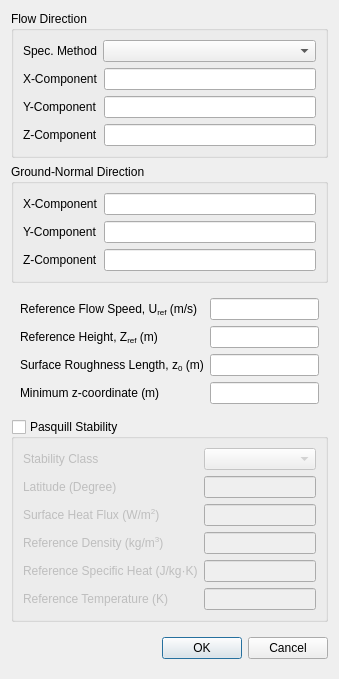
<?xml version="1.0" encoding="UTF-8"?>
<ui version="4.0">
 <class>ABLInletDialog</class>
 <widget class="QDialog" name="ABLInletDialog">
  <property name="geometry">
   <rect>
    <x>0</x>
    <y>0</y>
    <width>339</width>
    <height>662</height>
   </rect>
  </property>
  <property name="windowTitle">
   <string>ABL Inlet Boundary Condition</string>
  </property>
  <layout class="QVBoxLayout" name="verticalLayout_2">
   <item>
    <widget class="QWidget" name="dialogContents" native="true">
     <layout class="QVBoxLayout" name="verticalLayout">
      <property name="leftMargin">
       <number>0</number>
      </property>
      <property name="topMargin">
       <number>0</number>
      </property>
      <property name="rightMargin">
       <number>0</number>
      </property>
      <property name="bottomMargin">
       <number>0</number>
      </property>
      <item>
       <widget class="QGroupBox" name="groupBox">
        <property name="title">
         <string>Flow Direction</string>
        </property>
        <layout class="QVBoxLayout" name="verticalLayout_3">
         <item>
          <widget class="QWidget" name="widget_2" native="true">
           <layout class="QFormLayout" name="formLayout">
            <property name="leftMargin">
             <number>0</number>
            </property>
            <property name="topMargin">
             <number>0</number>
            </property>
            <property name="rightMargin">
             <number>0</number>
            </property>
            <property name="bottomMargin">
             <number>0</number>
            </property>
            <item row="0" column="0">
             <widget class="QLabel" name="label_11">
              <property name="text">
               <string>Spec. Method</string>
              </property>
             </widget>
            </item>
            <item row="0" column="1">
             <widget class="PythonComboBox" name="flowDirectionSpecMethod"/>
            </item>
           </layout>
          </widget>
         </item>
         <item>
          <widget class="QWidget" name="flowDirection" native="true">
           <layout class="QFormLayout" name="formLayout_5">
            <property name="leftMargin">
             <number>0</number>
            </property>
            <property name="topMargin">
             <number>0</number>
            </property>
            <property name="rightMargin">
             <number>0</number>
            </property>
            <property name="bottomMargin">
             <number>0</number>
            </property>
            <item row="0" column="0">
             <widget class="QLabel" name="label">
              <property name="text">
               <string>X-Component</string>
              </property>
             </widget>
            </item>
            <item row="0" column="1">
             <widget class="BatchableFloatEdit" name="flowDirectionXComponent">
              <property name="sizePolicy">
               <sizepolicy hsizetype="Expanding" vsizetype="Fixed">
                <horstretch>0</horstretch>
                <verstretch>0</verstretch>
               </sizepolicy>
              </property>
             </widget>
            </item>
            <item row="1" column="0">
             <widget class="QLabel" name="label_2">
              <property name="text">
               <string>Y-Component</string>
              </property>
             </widget>
            </item>
            <item row="1" column="1">
             <widget class="BatchableFloatEdit" name="flowDirectionYComponent">
              <property name="sizePolicy">
               <sizepolicy hsizetype="Expanding" vsizetype="Fixed">
                <horstretch>0</horstretch>
                <verstretch>0</verstretch>
               </sizepolicy>
              </property>
             </widget>
            </item>
            <item row="2" column="0">
             <widget class="QLabel" name="label_3">
              <property name="text">
               <string>Z-Component</string>
              </property>
             </widget>
            </item>
            <item row="2" column="1">
             <widget class="BatchableFloatEdit" name="flowDirectionZComponent">
              <property name="sizePolicy">
               <sizepolicy hsizetype="Expanding" vsizetype="Fixed">
                <horstretch>0</horstretch>
                <verstretch>0</verstretch>
               </sizepolicy>
              </property>
             </widget>
            </item>
           </layout>
          </widget>
         </item>
        </layout>
       </widget>
      </item>
      <item>
       <widget class="QGroupBox" name="groupBox_2">
        <property name="title">
         <string>Ground-Normal Direction</string>
        </property>
        <layout class="QFormLayout" name="formLayout_2">
         <item row="0" column="0">
          <widget class="QLabel" name="label_4">
           <property name="text">
            <string>X-Component</string>
           </property>
          </widget>
         </item>
         <item row="0" column="1">
          <widget class="BatchableFloatEdit" name="groundNormalDirectionXComponent">
           <property name="sizePolicy">
            <sizepolicy hsizetype="Expanding" vsizetype="Fixed">
             <horstretch>0</horstretch>
             <verstretch>0</verstretch>
            </sizepolicy>
           </property>
          </widget>
         </item>
         <item row="1" column="0">
          <widget class="QLabel" name="label_5">
           <property name="text">
            <string>Y-Component</string>
           </property>
          </widget>
         </item>
         <item row="1" column="1">
          <widget class="BatchableFloatEdit" name="groundNormalDirectionYComponent">
           <property name="sizePolicy">
            <sizepolicy hsizetype="Expanding" vsizetype="Fixed">
             <horstretch>0</horstretch>
             <verstretch>0</verstretch>
            </sizepolicy>
           </property>
          </widget>
         </item>
         <item row="2" column="0">
          <widget class="QLabel" name="label_6">
           <property name="text">
            <string>Z-Component</string>
           </property>
          </widget>
         </item>
         <item row="2" column="1">
          <widget class="BatchableFloatEdit" name="groundNormalDirectionZComponent">
           <property name="sizePolicy">
            <sizepolicy hsizetype="Expanding" vsizetype="Fixed">
             <horstretch>0</horstretch>
             <verstretch>0</verstretch>
            </sizepolicy>
           </property>
          </widget>
         </item>
        </layout>
       </widget>
      </item>
      <item>
       <widget class="QWidget" name="widget" native="true">
        <layout class="QFormLayout" name="formLayout_3">
         <item row="0" column="0">
          <widget class="QLabel" name="label_9">
           <property name="text">
            <string>Reference Flow Speed, U&lt;sub&gt;ref&lt;/sub&gt; (m/s)</string>
           </property>
          </widget>
         </item>
         <item row="0" column="1">
          <widget class="BatchableFloatEdit" name="referenceFlowSpeed">
           <property name="sizePolicy">
            <sizepolicy hsizetype="Expanding" vsizetype="Fixed">
             <horstretch>0</horstretch>
             <verstretch>0</verstretch>
            </sizepolicy>
           </property>
          </widget>
         </item>
         <item row="1" column="0">
          <widget class="QLabel" name="label_7">
           <property name="text">
            <string>Reference Height, Z&lt;sub&gt;ref&lt;/sub&gt; (m)</string>
           </property>
          </widget>
         </item>
         <item row="1" column="1">
          <widget class="BatchableFloatEdit" name="referenceHeight">
           <property name="sizePolicy">
            <sizepolicy hsizetype="Expanding" vsizetype="Fixed">
             <horstretch>0</horstretch>
             <verstretch>0</verstretch>
            </sizepolicy>
           </property>
          </widget>
         </item>
         <item row="2" column="0">
          <widget class="QLabel" name="label_8">
           <property name="text">
            <string>Surface Roughness Length, z&lt;sub&gt;0&lt;/sub&gt; (m)</string>
           </property>
          </widget>
         </item>
         <item row="2" column="1">
          <widget class="BatchableFloatEdit" name="surfaceRoughnessLength">
           <property name="sizePolicy">
            <sizepolicy hsizetype="Expanding" vsizetype="Fixed">
             <horstretch>0</horstretch>
             <verstretch>0</verstretch>
            </sizepolicy>
           </property>
          </widget>
         </item>
         <item row="3" column="0">
          <widget class="QLabel" name="label_10">
           <property name="text">
            <string>Minimum z-coordinate (m)</string>
           </property>
          </widget>
         </item>
         <item row="3" column="1">
          <widget class="BatchableFloatEdit" name="minimumZCoordinate"/>
         </item>
        </layout>
       </widget>
      </item>
     </layout>
    </widget>
   </item>
   <item>
    <widget class="QGroupBox" name="pasquillStability">
     <property name="title">
      <string>Pasquill Stability</string>
     </property>
     <property name="checkable">
      <bool>true</bool>
     </property>
     <property name="checked">
      <bool>false</bool>
     </property>
     <layout class="QFormLayout" name="formLayout_4">
      <item row="1" column="0">
       <widget class="QLabel" name="label_12">
        <property name="text">
         <string>Latitude (Degree)</string>
        </property>
       </widget>
      </item>
      <item row="1" column="1">
       <widget class="BatchableFloatEdit" name="latitude">
        <property name="sizePolicy">
         <sizepolicy hsizetype="Expanding" vsizetype="Fixed">
          <horstretch>0</horstretch>
          <verstretch>0</verstretch>
         </sizepolicy>
        </property>
       </widget>
      </item>
      <item row="2" column="0">
       <widget class="QLabel" name="label_13">
        <property name="text">
         <string>Surface Heat Flux (W/m&lt;sup&gt;2&lt;/sup&gt;)</string>
        </property>
       </widget>
      </item>
      <item row="2" column="1">
       <widget class="BatchableFloatEdit" name="surfaceHeatFlux">
        <property name="sizePolicy">
         <sizepolicy hsizetype="Expanding" vsizetype="Fixed">
          <horstretch>0</horstretch>
          <verstretch>0</verstretch>
         </sizepolicy>
        </property>
       </widget>
      </item>
      <item row="3" column="0">
       <widget class="QLabel" name="label_14">
        <property name="text">
         <string>Reference Density (kg/m&lt;sup&gt;3&lt;/sup&gt;)</string>
        </property>
       </widget>
      </item>
      <item row="3" column="1">
       <widget class="BatchableFloatEdit" name="referenceDensity">
        <property name="sizePolicy">
         <sizepolicy hsizetype="Expanding" vsizetype="Fixed">
          <horstretch>0</horstretch>
          <verstretch>0</verstretch>
         </sizepolicy>
        </property>
       </widget>
      </item>
      <item row="0" column="0">
       <widget class="QLabel" name="label_15">
        <property name="text">
         <string>Stability Class</string>
        </property>
       </widget>
      </item>
      <item row="0" column="1">
       <widget class="PythonComboBox" name="stabilityClass"/>
      </item>
      <item row="4" column="0">
       <widget class="QLabel" name="label_16">
        <property name="text">
         <string>Reference Specific Heat (J/kg·K)</string>
        </property>
       </widget>
      </item>
      <item row="5" column="0">
       <widget class="QLabel" name="label_17">
        <property name="text">
         <string>Reference Temperature (K)</string>
        </property>
       </widget>
      </item>
      <item row="4" column="1">
       <widget class="BatchableFloatEdit" name="referenceSpecificHeat">
        <property name="sizePolicy">
         <sizepolicy hsizetype="Expanding" vsizetype="Fixed">
          <horstretch>0</horstretch>
          <verstretch>0</verstretch>
         </sizepolicy>
        </property>
       </widget>
      </item>
      <item row="5" column="1">
       <widget class="BatchableFloatEdit" name="referenceTemperature">
        <property name="sizePolicy">
         <sizepolicy hsizetype="Expanding" vsizetype="Fixed">
          <horstretch>0</horstretch>
          <verstretch>0</verstretch>
         </sizepolicy>
        </property>
       </widget>
      </item>
     </layout>
    </widget>
   </item>
   <item>
    <widget class="QWidget" name="widget_4" native="true">
     <layout class="QHBoxLayout" name="horizontalLayout_3">
      <property name="rightMargin">
       <number>0</number>
      </property>
      <item>
       <spacer name="horizontalSpacer_2">
        <property name="orientation">
         <enum>Qt::Horizontal</enum>
        </property>
        <property name="sizeHint" stdset="0">
         <size>
          <width>208</width>
          <height>20</height>
         </size>
        </property>
       </spacer>
      </item>
      <item>
       <widget class="QPushButton" name="ok">
        <property name="text">
         <string>OK</string>
        </property>
       </widget>
      </item>
      <item>
       <widget class="QPushButton" name="cancel">
        <property name="text">
         <string>Cancel</string>
        </property>
       </widget>
      </item>
     </layout>
    </widget>
   </item>
  </layout>
 </widget>
 <customwidgets>
  <customwidget>
   <class>BatchableFloatEdit</class>
   <extends>QLineEdit</extends>
   <header>baramFlow.view.widgets.batchable_float_edit</header>
  </customwidget>
  <customwidget>
   <class>PythonComboBox</class>
   <extends>QComboBox</extends>
   <header location="global">widgets.python_combo_box</header>
  </customwidget>
 </customwidgets>
 <resources/>
 <connections>
  <connection>
   <sender>cancel</sender>
   <signal>clicked()</signal>
   <receiver>ABLInletDialog</receiver>
   <slot>reject()</slot>
   <hints>
    <hint type="sourcelabel">
     <x>292</x>
     <y>399</y>
    </hint>
    <hint type="destinationlabel">
     <x>169</x>
     <y>214</y>
    </hint>
   </hints>
  </connection>
 </connections>
</ui>
